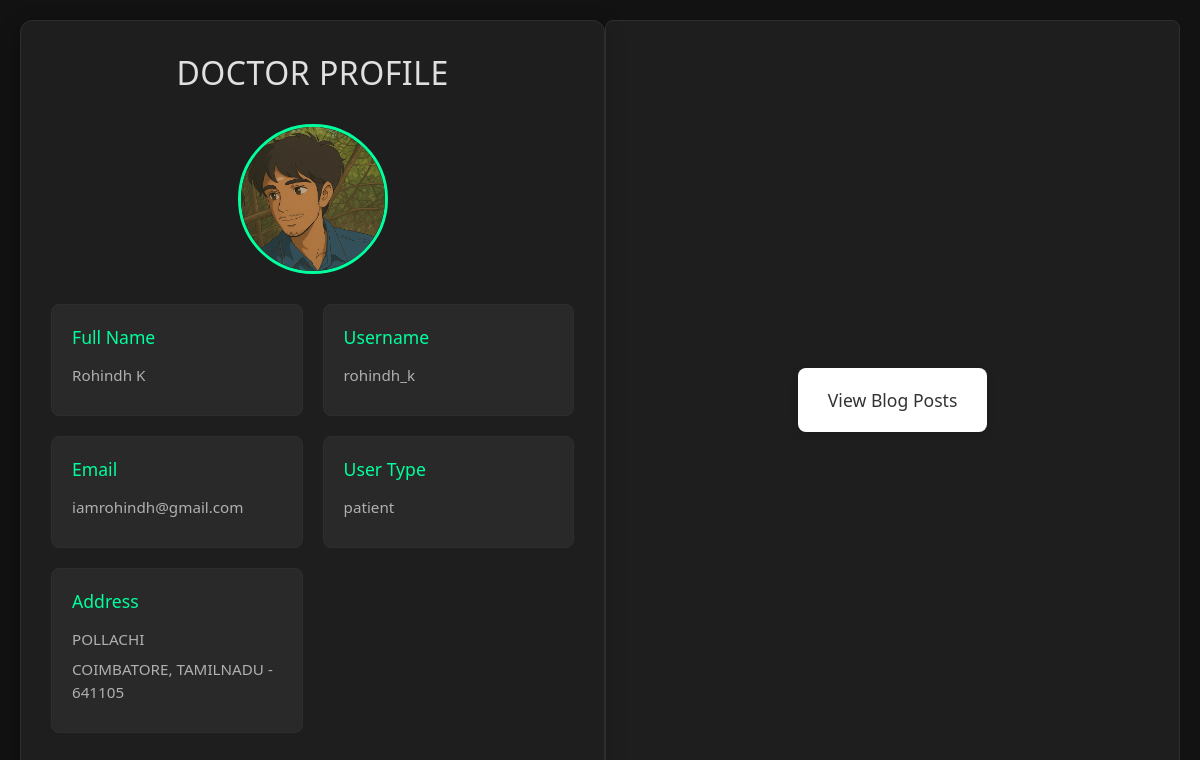
Page /doctor/ (signed in) on the committed database.
### accounts/models.py (models this page shows)
class CustomUser(AbstractUser):
    user_type = models.CharField(max_length=10, choices=USER_TYPE_CHOICES)
    profile_picture = models.ImageField(upload_to='profile_pics/', blank=True, null=True)
    address_line1 = models.CharField(max_length=255)
    city = models.CharField(max_length=100)
    state = models.CharField(max_length=100)
    pincode = models.CharField(max_length=10)

### accounts/views.py (the view)
# urls.py: path('doctor/', views.doctor_dashboard, name='doctor_dashboard'),
def doctor_dashboard(request):
    return render(request, 'accounts/doctor.html')

### accounts/templates/accounts/doctor.html (shortened to what this page needs)
<!DOCTYPE html>
<html lang="en">
<head>
</head>
<body>
  <div class="dashboard-container">
    <h1>DOCTOR PROFILE</h1>
    {% if user.profile_picture %}
      <img src="{{ user.profile_picture.url }}" alt="Profile Picture" class="profile-pic" id="profileImage" />
    {% endif %}
    <div class="info-grid">
      <div class="info-card">
        <h3>Full Name</h3>
        <p>{{ user.first_name }} {{ user.last_name }}</p>
      </div>
      <div class="info-card">
        <h3>Username</h3>
        <p>{{ user.username }}</p>
      </div>
      <div class="info-card">
        <h3>Email</h3>
        <p>{{ user.email }}</p>
      </div>
      <div class="info-card">
        <h3>User Type</h3>
        <p>{{ user.user_type }}</p>
      </div>
      <div class="info-card">
        <h3>Address</h3>
        <p>{{ user.address_line1 }}</p>
        <p>{{ user.city }}, {{ user.state }} - {{ user.pincode }}</p>
      </div>
    </div>
  </div>
      <div class="info-card" style="
    display: flex;
    justify-content: center;
    align-items: center;
    width: 100%;
    padding: 20px;
">
    {% if user.is_authenticated %}
        {% if user.user_type == 'doctor' %}
            <span style="
                display: inline-block;
                padding: 20px 30px;
                background-color: #00ff99;
                border-radius: 8px;
                box-shadow: 0 2px 8px rgba(0,0,0,0.1);
                text-align: center;
                cursor: pointer;
                transition: all 0.3s ease;
                :hover {
    box-shadow: 0 4px 12px rgba(0, 230, 210, 0.15);
    transform: translateY(-2px);
}
            "
            onclick="window.location.href='{% url 'blog:doctor_view' %}'">
                <h3 style="margin: 0; color: #333; font-weight: 500;">My Blogs</h3>
            </span>
        {% elif user.user_type == 'patient' %}
            <span style="
                display: inline-block;
                padding: 20px 30px;
                background-color: #ffffff;
                border-radius: 8px;
                box-shadow: 0 2px 8px rgba(0,0,0,0.1);
                text-align: center;
                cursor: pointer;
                transition: all 0.3s ease;
            "
            onclick="window.location.href='{% url 'blog:patient_view' %}'">
                <h3 style="margin: 0; color: #333; font-weight: 500;">View Blog Posts</h3>
            </span>
        {% endif %}
    {% endif %}
</div>
</body>
</html>

### accounts/templates/accounts/doctor.html (style rules this page uses)
:root { --bg-dark: #121212; --card-bg: #1e1e1e; --card-border: #2e2e2e; --text-primary: #e0e0e0; --text-secondary: #b0b0b0; --accent-color: #00ff9d; --hover-color: #000000; --transition: all 0.3s ease; }
* { margin: 0; padding: 0; box-sizing: border-box; }
body { background: var(--bg-dark); color: var(--text-primary); font-family: 'Segoe UI', Tahoma, Geneva, Verdana, sans-serif; margin: 0; padding: 20px; display: flex; justify-content: center; min-height: 100vh; }
.dashboard-container { background: var(--card-bg); padding: 30px; border-radius: 12px; width: 100%; max-width: 900px; box-shadow: 0 4px 20px rgba(0, 0, 0, 0.3); border: 1px solid var(--card-border); }
h1 { text-align: center; margin-bottom: 30px; color: var(--text-primary); font-weight: 500; letter-spacing: 0.5px; }
.profile-pic { display: block; margin: 0 auto 30px; width: 150px; height: 150px; border-radius: 50%; object-fit: cover; border: 3px solid var(--accent-color); transition: var(--transition); cursor: pointer; }
.info-grid { display: grid; grid-template-columns: repeat(auto-fit, minmax(250px, 1fr)); gap: 20px; }
.info-card { background: rgba(255, 255, 255, 0.05); padding: 20px; border-radius: 8px; border: 1px solid var(--card-border); transition: var(--transition); }
.info-card h3 { margin-top: 0; margin-bottom: 15px; color: var(--accent-color); font-size: 1.1rem; font-weight: 500; }
.info-card p { margin: 8px 0; color: var(--text-secondary); font-size: 0.95rem; line-height: 1.5; }

### rows in the picture
CustomUser: profile_picture (picture), first_name "Rohindh", last_name "K", username "rohindh_k", email "iamrohindh@gmail.com", user_type "patient", address_line1 "POLLACHI", city "COIMBATORE", state "TAMILNADU", pincode "641105"
